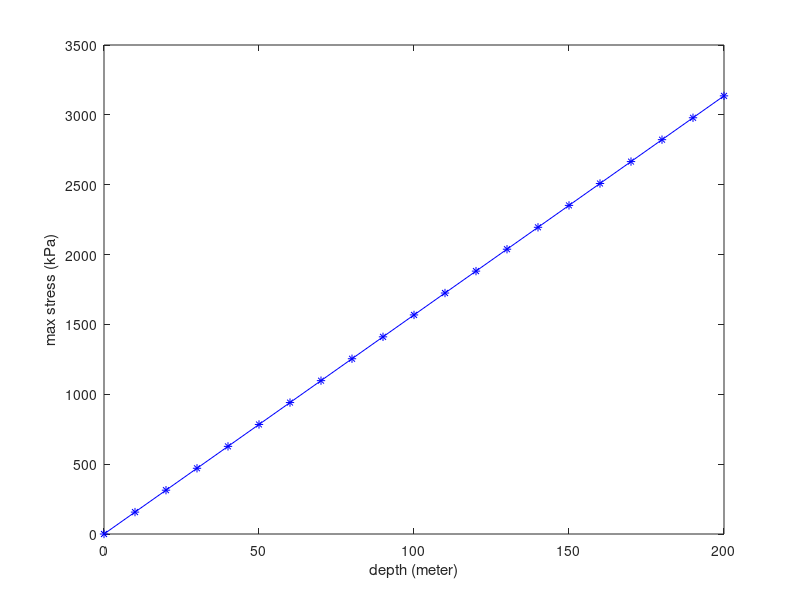

Source code (MATLAB):
rho=1.6e+3;
g=9.8;
h=0:10:200;
stress=rho*g*h/1000;
plot(h,stress,'b-*');
xlabel('depth (meter)');
ylabel('max stress (kPa)');
% 20m  - 320kPa
% 200m - 3.2MPa
% 6cm  - 1kPa
% 50cm - 8kPa
